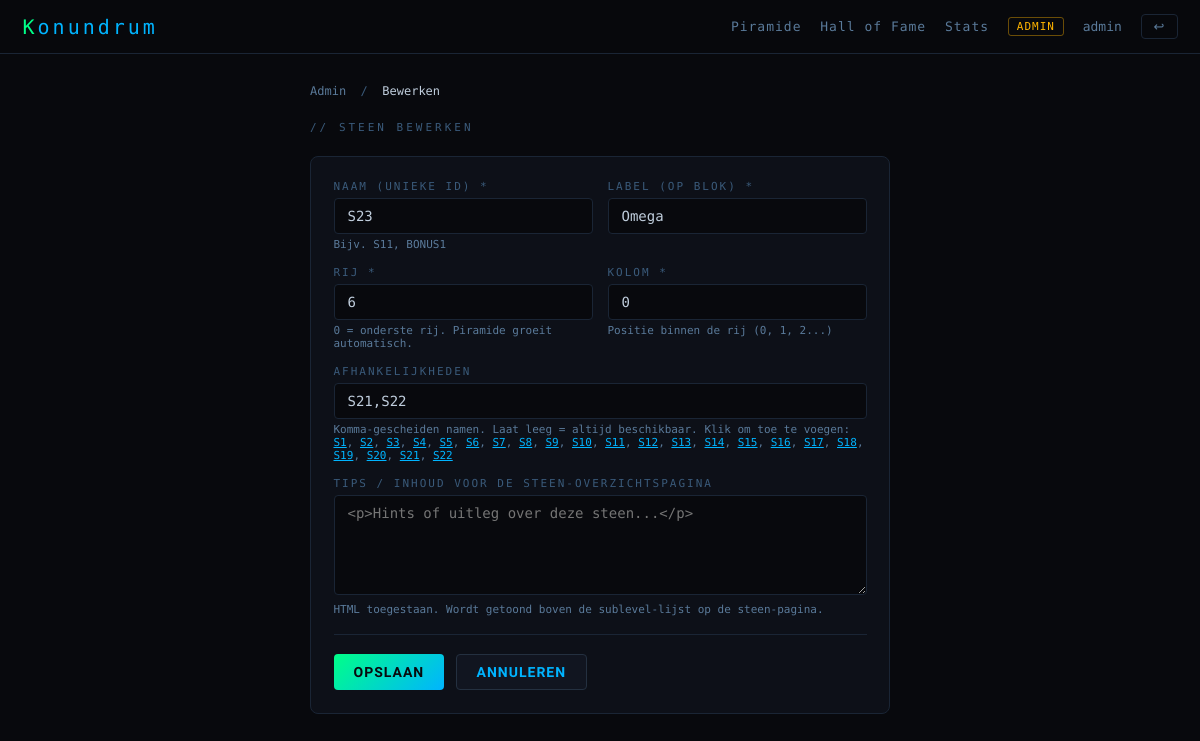
The app's page /admin/stone/25/edit (signed in), older data.
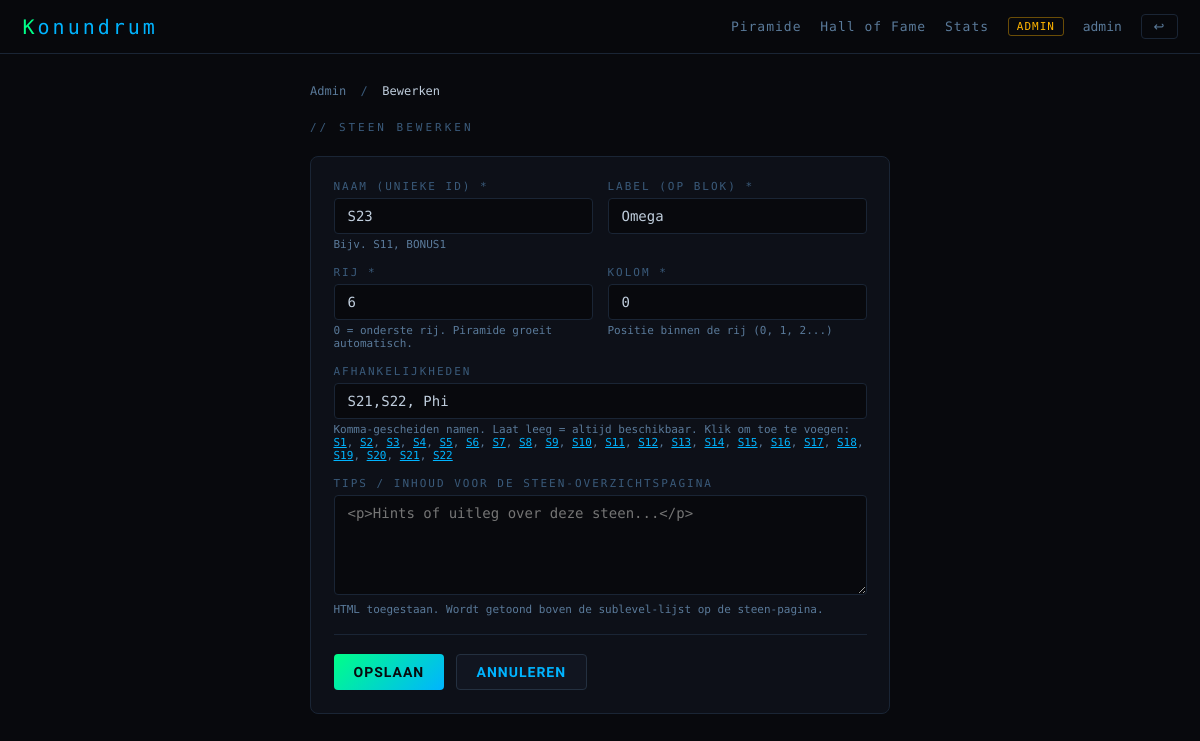
The same page, newer data.
### tables this page shows
CREATE TABLE stones (
            id           INTEGER PRIMARY KEY AUTOINCREMENT,
            name         TEXT UNIQUE NOT NULL,   -- bijv. S1
            label        TEXT NOT NULL,           -- weergavenaam op blok
            row          INTEGER NOT NULL,        -- 0 = onderste rij
            col          INTEGER NOT NULL,        -- positie in rij
            dependencies TEXT DEFAULT ''          -- komma-gescheiden stone.name waarden
        , home_content TEXT DEFAULT '');

### app.py (the view, shortened to what this page needs)
@app.route("/admin/stone/<int:stone_id>/edit", methods=["GET", "POST"])
@admin_required
def admin_edit_stone(stone_id):
    s = db.get_stone(stone_id)
    if not s: abort(404)
    all_stones = [x for x in db.get_all_stones() if x["id"] != stone_id]
    error = None
    return render_template("admin_stone_form.html", stone=s, all_stones=all_stones, error=error)

### app.py (called while the page is built)
def admin_required(f):
    @wraps(f)
    def inner(*args, **kwargs):
        if not session.get("is_admin"):
            return redirect(url_for("pyramid"))
        return f(*args, **kwargs)
    return inner

### database.py (called while the page is built)
def get_db():
    conn = sqlite3.connect(DB_PATH)
    conn.row_factory = sqlite3.Row
    conn.execute("PRAGMA foreign_keys = ON")
    return conn

def get_all_stones():
    conn = get_db()
    try:
        return conn.execute("SELECT * FROM stones ORDER BY row,col").fetchall()
    finally:
        conn.close()

def get_stone(stone_id):
    conn = get_db()
    try:
        return conn.execute("SELECT * FROM stones WHERE id=?", (stone_id,)).fetchone()
    finally:
        conn.close()

### templates/admin_stone_form.html (shortened to what this page needs)
{% extends "base.html" %}
{% block body %}
<div class="page-sm">
  <div class="bc">
    <a href="{{ url_for('admin') }}">Admin</a> &nbsp;/&nbsp;
    <span>{% if stone %}Bewerken{% else %}Nieuwe steen{% endif %}</span>
  </div>
  <div class="page-title">// {% if stone %}STEEN BEWERKEN{% else %}NIEUWE STEEN{% endif %}</div>
  <div class="card">
    <form method="POST">
      <div style="display:grid;grid-template-columns:1fr 1fr;gap:1rem;">
        <div class="field">
          <label>Naam (unieke ID) *</label>
          <input type="text" name="name" value="{{ stone.name if stone else '' }}" placeholder="S11" required/>
          <div class="sub">Bijv. S11, BONUS1</div>
        </div>
        <div class="field">
          <label>Label (op blok) *</label>
          <input type="text" name="label" value="{{ stone.label if stone else '' }}" placeholder="CAESAR" required/>
        </div>
      </div>
      <div style="display:grid;grid-template-columns:1fr 1fr;gap:1rem;">
        <div class="field">
          <label>Rij *</label>
          <input type="number" name="row" value="{{ stone.row if stone else 0 }}" min="0" required/>
          <div class="sub">0 = onderste rij. Piramide groeit automatisch.</div>
        </div>
        <div class="field">
          <label>Kolom *</label>
          <input type="number" name="col" value="{{ stone.col if stone else 0 }}" min="0" required/>
          <div class="sub">Positie binnen de rij (0, 1, 2...)</div>
        </div>
      </div>
      <div class="field">
        <label>Afhankelijkheden</label>
        <input type="text" name="dependencies"
               value="{{ stone.dependencies if stone else '' }}"
               placeholder="S1,S2"/>
        <div class="sub">
          Komma-gescheiden namen. Laat leeg = altijd beschikbaar.
          {% if all_stones %}
            Klik om toe te voegen:
            {% for s in all_stones %}
              <span style="color:var(--blue);cursor:pointer;text-decoration:underline;"
                    onclick="addDep('{{ s.name }}')">{{ s.name }}</span>{% if not loop.last %}, {% endif %}
            {% endfor %}
          {% endif %}
        </div>
      </div>
      <div class="field">
        <label>Tips / inhoud voor de steen-overzichtspagina</label>
        <textarea name="home_content" rows="5"
                  placeholder="&lt;p&gt;Hints of uitleg over deze steen...&lt;/p&gt;">{{ stone.home_content if stone else '' }}</textarea>
        <div class="sub">HTML toegestaan. Wordt getoond boven de sublevel-lijst op de steen-pagina.</div>
      </div>
      <hr class="div"/>
      <div style="display:flex;gap:.75rem;">
        <button type="submit" class="btn btn-primary">{{ 'Opslaan' if stone else 'Steen aanmaken' }}</button>
        <a href="{{ url_for('admin') }}" class="btn btn-secondary">Annuleren</a>
      </div>
    </form>
  </div>
</div>
{% endblock %}

### templates/base.html (shortened to what this page needs)
<!DOCTYPE html>
<html lang="nl">
<head>
</head>
<body>
{% if session.user_id %}
<header class="site-header">
  <a href="{{ url_for('home') }}" class="logo">
    <span class="k">K</span><span class="rest">onundrum</span>
  </a>
  <nav class="nav">
    <a href="{{ url_for('pyramid') }}" class="nav-hide">Piramide</a>
    <a href="{{ url_for('hall_of_fame') }}" class="nav-hide">Hall of Fame</a>
    <a href="{{ url_for('profile') }}" class="nav-hide">Stats</a>
    {% if session.is_admin %}
      <a href="{{ url_for('admin') }}" class="admin-badge">ADMIN</a>
    {% endif %}
    <span style="color:var(--text-dim)">{{ session.username }}</span>
    <form action="{{ url_for('logout') }}" method="get" style="margin:0">
      <button class="btn-logout" type="submit">↩</button>
    </form>
  </nav>
</header>
{% endif %}
{% block body %}{% endblock %}
</body>
</html>

### templates/base.html (style rules this page uses)
*, *::before, *::after { margin:0; padding:0; box-sizing:border-box; }
:root { --bg:#08090d; --bg2:#0d1018; --bg3:#111520; --border:#1a2535; --border2:#243040; --green:#00ff88; --blue:#00b4ff; --yellow:#ffb400; --red:#ff4455; --dim:#3a5a7a; --text:#c0cedd; --text-dim:#5a7a9a; --mono:'Share Tech Mono',monospace; --sans:'Rajdhani',sans-serif; }
html { font-size:15px; }
body { background:var(--bg); color:var(--text); font-family:var(--sans); min-height:100vh; }
a { color:var(--blue); text-decoration:none; }
.site-header { border-bottom:1px solid var(--border); padding:0 1.5rem; height:54px; display:flex; align-items:center; justify-content:space-between; background:rgba(8,9,13,.97); position:sticky; top:0; z-index:100; }
.logo { font-family:var(--mono); font-size:20px; letter-spacing:3px; text-decoration:none; }
.logo .k { color:var(--green); }
.logo .rest { color:var(--blue); }
.nav { display:flex; align-items:center; gap:1.25rem; font-size:13px; font-family:var(--mono); }
.nav a { color:var(--text-dim); letter-spacing:1px; transition:color .15s; }
.admin-badge { color:var(--yellow) !important; border:1px solid rgba(255,180,0,.4); padding:2px 8px; border-radius:3px; font-size:11px; }
.btn-logout { background:none; border:1px solid var(--border); color:var(--text-dim); padding:4px 12px; border-radius:4px; cursor:pointer; font-family:var(--sans); font-size:13px; transition:all .2s; }
.page-sm { max-width:640px; margin:0 auto; padding:2rem; }
.page-title { font-family:var(--mono); font-size:11px; letter-spacing:3px; color:var(--dim); text-transform:uppercase; margin-bottom:1.5rem; }
.card { background:var(--bg2); border:1px solid var(--border); border-radius:8px; padding:1.5rem; }
.field { margin-bottom:1rem; }
.field label { display:block; font-size:11px; letter-spacing:2px; text-transform:uppercase; color:var(--dim); margin-bottom:5px; font-family:var(--mono); }
.field input,.field textarea,.field select { width:100%; background:var(--bg); border:1px solid var(--border); border-radius:4px; padding:9px 13px; color:var(--text); font-size:14px; font-family:var(--mono); outline:none; transition:border-color .2s; resize:vertical; }
.field .sub { font-size:11px; color:var(--text-dim); margin-top:4px; font-family:var(--mono); }
.btn { display:inline-block; padding:9px 20px; border-radius:4px; cursor:pointer; font-family:var(--sans); font-size:14px; font-weight:700; letter-spacing:1px; text-transform:uppercase; border:none; transition:all .2s; text-decoration:none !important; }
.btn-primary { background:linear-gradient(135deg,var(--green),var(--blue)); color:var(--bg); }
.btn-secondary { background:var(--bg3); border:1px solid var(--border2); color:var(--blue); }
.bc { font-family:var(--mono); font-size:12px; color:var(--dim); margin-bottom:1.5rem; }
.bc a { color:var(--text-dim); }
.bc span { color:var(--text); }
hr.div { border:none; border-top:1px solid var(--border); margin:1.25rem 0; }

Row changes from the older to the newer data that the page shows:
changed stones "Omega": dependencies "S21,S22" → "S21,S22, Phi"
